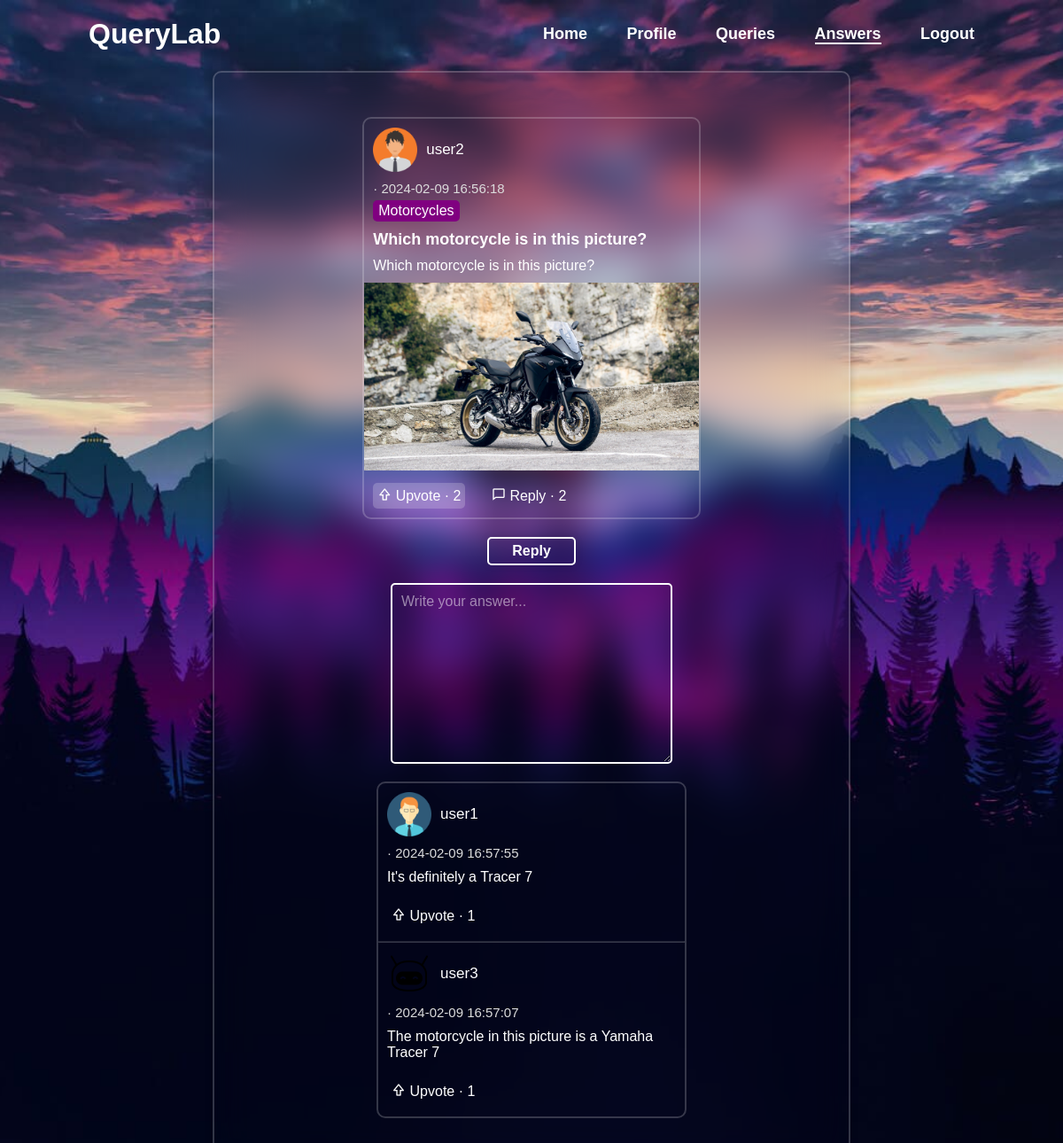
Screenshot of /public/answers/index/4 (signed in) with the database file from the repository.
### tables this page shows
CREATE TABLE `post` (
  `id` int(11) NOT NULL,
  `title` varchar(256) NOT NULL,
  `text` text NOT NULL,
  `image` varchar(256) NOT NULL,
  `date` datetime NOT NULL DEFAULT current_timestamp(),
  `upvote_count` int(11) NOT NULL,
  `reply_count` int(11) NOT NULL,
  `user_id` int(11) NOT NULL
);

CREATE TABLE `user` (
  `id` int(11) NOT NULL,
  `email` varchar(100) NOT NULL,
  `password` varchar(100) NOT NULL,
  `username` varchar(50) NOT NULL,
  `description` text NOT NULL,
  `profile_image` varchar(256) NOT NULL,
  `date_joined` datetime NOT NULL DEFAULT current_timestamp(),
  `credits` int(11) NOT NULL,
  `type` varchar(20) NOT NULL
);

CREATE TABLE `tag` (
  `id` int(11) NOT NULL,
  `name` varchar(50) NOT NULL
);

CREATE TABLE `reply` (
  `id` int(11) NOT NULL,
  `text` text NOT NULL,
  `date` datetime NOT NULL DEFAULT current_timestamp(),
  `upvote_count` int(11) NOT NULL,
  `post_id` int(11) NOT NULL,
  `user_id` int(11) NOT NULL
);

### app/controllers/Answers.php (called while the page is built, shortened)
<?php
class Answers
{
	public function index($post_id = 0)
	{
		$data = [];
		$data['post_data'] = [];
		$data['replies_data'] = [];
		$p = new Post;
		$post = $p->get_post($post_id);
		$tags = $p->get_tags($post_id);
		$up = new PostUpvote;
		$upvote = $up->first(array('user_id' => $_SESSION['USER']->id, 'post_id' => $post_id));
		$upvote = empty($upvote) ? false : true;
		$data['post_data'] = array($post, $tags, $upvote);
		$r = new Reply;
		$replies = $r->get_replies_for_post($post_id);
		if (!empty($replies)) {
			$up = new ReplyUpvote;
			foreach ($replies as $reply) {
				$upvote = $up->first(array('user_id' => $_SESSION['USER']->id, 'reply_id' => $reply->id));
				$upvote = empty($upvote) ? false : true;
				array_push($data['replies_data'], array($reply, $upvote));
			}
		}
		$this->view('replies', $data);
	}
}

### app/core/App.php (called while the page is built, shortened)
<?php
class App
{
	private $method 	= 'index';
	private function splitURL()
	{
		$URL = $_GET['url'] ?? 'home';
		$URL = explode("/", trim($URL,"/"));
		return $URL;
	}
	public function loadController()
	{
		$URL = $this->splitURL();
		$filename = "../app/controllers/".ucfirst($URL[0]).".php";
		if(file_exists($filename))
		{
			unset($URL[0]);
		}else{
			$filename = "../app/controllers/_404.php";
			require $filename;
			$this->controller = "_404";
		}
		$controller = new $this->controller;
		if(!empty($URL[1]))
		{
			if(method_exists($controller, $URL[1]))
			{
				$this->method = $URL[1];
				unset($URL[1]);
			}
		}
		call_user_func_array([$controller,$this->method], $URL);
	}
}

### public/index.php (called while the page is built, shortened)
<?php
$app = new App;
$app->loadController();

### app/core/Database.php (called while the page is built, shortened)
<?php
Trait Database
{
	private function connect()
	{
		$string = "mysql:hostname=".DBHOST.";dbname=".DBNAME;
		$con = new PDO($string,DBUSER,DBPASS);
		return $con;
	}
	public function query($query, $data = [])
	{
		$con = $this->connect();
		$stm = $con->prepare($query);
		$check = $stm->execute($data);
		if($check)
		{
			$result = $stm->fetchAll(PDO::FETCH_OBJ);
			if(is_array($result) && count($result))
			{
				return $result;
			}
		}
		return false;
	}
}

### app/models/Post.php (called while the page is built, shortened)
<?php
class Post
{
    public function get_post($post_id){
        $query = "SELECT post.id, post.title, post.text, post.image, post.date,
        post.upvote_count, post.reply_count, user.id AS user_id, user.username, user.profile_image
        FROM post
        INNER JOIN user ON post.user_id = user.id and post.id = $post_id";
        $result = $this->query($query);
        return $result[0];
    }
    public function get_tags($post_id){
        $query = "SELECT tag.name FROM post INNER JOIN post_tag ON post.id = post_tag.post_id and post.id = $post_id INNER JOIN tag ON post_tag.tag_id = tag.id ORDER BY tag.name ASC";
        $result = $this->query($query);
        return $result;
    }
}

### app/models/Reply.php (called while the page is built, shortened)
<?php
class Reply
{
    public function get_replies_for_post($post_id)
    {
        $query = "SELECT reply.id, reply.text, reply.date, reply.upvote_count, user.id as user_id, user.username, user.profile_image
        FROM reply
        INNER JOIN user ON reply.user_id = user.id and reply.post_id = $post_id
        ORDER BY reply.date DESC";
        $result = $this->query($query);
        return $result;
    }
}

### app/core/Model.php (called while the page is built, shortened)
<?php
Trait Model
{
	protected $limit 		= 10;
	protected $offset 		= 0;
	public function first($data, $data_not = [])
	{
		$keys = array_keys($data);
		$query = "select * from $this->table where ";
		foreach ($keys as $key) {
			$query .= $key . " = :". $key . " && ";
		}
		$query = trim($query," && ");
		$query .= " limit $this->limit offset $this->offset";
		$data = array_merge($data, $data_not);
		$result = $this->query($query, $data);
		if($result)
			return $result[0];
		return false;
	}
}

### app/views/replies.view.php (the view, shortened to what this page needs)
<!doctype html>
<html lang="en">
<head>
    <link href="<?= ROOT ?>/assets/css/style.css" rel="stylesheet">
    <link href="<?= ROOT ?>/assets/css/header.css" rel="stylesheet">
    <link href="<?= ROOT ?>/assets/css/replies.css" rel="stylesheet">
    <link href='https://unpkg.com/boxicons@2.1.4/css/boxicons.min.css' rel='stylesheet'>
</head>
<body class="text-center">
    <?php require($_SERVER["DOCUMENT_ROOT"] . '/QueryLab/app/views/header.view.php') ?>
    <div class="canvas">
        <div class="post">
            <?php
            $post = $post_data[0];
            $tags = $post_data[1];
            $upvoted = $post_data[2];
            ?>
            <div class="user-info">
                <img src="<?= ROOT ?>/assets/images/<?= $post->profile_image ?>" alt="">
                <a class="username" href="<?= ROOT ?>/profile/index/<?= $post->user_id ?>">
                    <?= $post->username ?>
                </a>
            </div>
            <div class="post-info">
                <p class="date"> &middot;
                    <?= $post->date ?>
                </p>
                <div class="tags">
                    <?php foreach ($tags as $tag): ?>
                        <p>
                            <?= $tag->name ?>
                        </p>
                    <?php endforeach; ?>
                </div>
                <p class="title">
                    <?= $post->title ?>
                </p>
                <p class="text">
                    <?= $post->text ?>
                </p>
                <img src="<?= ROOT ?>/assets/images/<?= $post->image ?>" alt="">
            </div>
            <div class="actions">
                <p id="<?= "post_" . $post->id ?>" class="upvote <?= ($upvoted == true) ? 'upvoted' : '' ?>"
                    onclick="update_post_upvote(<?= $post->id ?>, <?= $_SESSION['USER']->id ?>,)">
                    <i class='bx bx-upvote'></i>
                    Upvote &middot;
                    <span class="upvote-count">
                        <?= $post->upvote_count ?>
                    </span>
                </p>
                <a class="reply" href="#">
                    <i class='bx bx-comment'></i>
                    Reply &middot;
                    <?= $post->reply_count ?>
                </a>
            </div>
        </div>
        <form action="<?= ROOT ?>/answers/index" method="post">
            <input type="submit" class="submit-btn" value="Reply">
            <textarea name="text" class="text" id="" cols="30" rows="10" placeholder="Write your answer..."
                required></textarea>
        </form>
        <div class="replies">
            <?php foreach ($replies_data as $key => $reply_data): ?>
                <?php
                $reply = $reply_data[0];
                $upvoted = $reply_data[1];
                ?>
                <div class="reply">
                    <div class="user-info">
                        <img src="<?= ROOT ?>/assets/images/<?= $reply->profile_image ?>" alt="">
                        <a class="username" href="<?= ROOT ?>/profile/index/<?= $reply->user_id ?>">
                            <?= $reply->username ?>
                        </a>
                    </div>
                    <div class="reply-info">
                        <p class="date"> &middot;
                            <?= $reply->date ?>
                        </p>
                        <p class="text">
                            <?= $reply->text ?>
                        </p>
                    </div>
                    <div class="actions">
                        <p id="<?= "reply_" . $reply->id ?>" class="upvote <?= ($upvoted == true) ? 'upvoted' : '' ?>"
                            onclick="update_reply_upvote(<?= $reply->id ?>, <?= $_SESSION['USER']->id ?>,)">
                            <i class='bx bx-upvote'></i>
                            Upvote &middot;
                            <span class="upvote-count">
                                <?= $reply->upvote_count ?>
                            </span>
                        </p>
                    </div>
                </div>
                <?php if ($key != array_key_last($replies_data)): ?>
                    <hr>
                <?php endif; ?>
            <?php endforeach; ?>
        </div>
    </div>
</body>
</html>

### public/assets/css/style.css (style rules this page uses)
* { font-family: sans-serif, Arial, Helvetica; margin: 0; padding: 0; box-sizing: border-box; }
html { margin: 0; padding: 0; width: 100%; height: 100%; }
body { margin: 0; padding: 0; width: 100%; min-height: 100%; background: url('../images/LoginSignup.jpg') no-repeat; background-size: cover; background-position: center; background-attachment: fixed; }
a { text-decoration: none; }

### public/assets/css/replies.css (style rules this page uses)
.canvas { display: flex; align-items: center; flex-direction: column; width: 60%; margin-top: 80px; margin-left: 20%; margin-bottom: 80px; background: transparent; border: 2px solid rgba(255, 255, 255, .2); backdrop-filter: blur(20px); box-shadow: 0 0 10px rgba(0, 0, 0, .2); color: #fff; border-radius: 10px; padding: 30px 40px; }
.canvas .post { width: 60%; border: 2px solid rgba(255, 255, 255, .2); border-radius: 10px; margin-top: 20px; margin-bottom: 20px; }
.canvas .post .user-info { display: flex; align-items: center; padding: 10px; }
.canvas .post .user-info img { width: 50px; height: 50px; margin-right: 10px; border-radius: 10px; }
.canvas .post .user-info .username { font-size: 17px; color: white; }
.canvas .post .post-info .date { margin-left: 10px; color: rgb(220, 220, 220); font-size: 15px; }
.canvas .post .post-info .tags { display: flex; flex-direction: row; align-items: center; margin: 5px 10px 0 10px; }
.canvas .post .post-info .tags p { display: inline-block; padding: 3px 6px; margin-right: 5px; background: purple; border-radius: 5px; }
.canvas .post .post-info .title { margin: 10px 0 0 10px; font-size: 18px; font-weight: 700; color: white; word-wrap: break-word; }
.canvas .post .post-info .text { padding: 10px; font-size: 16px; color: white; word-wrap: break-word; }
.canvas .post .post-info img { width: 100%; }
.canvas .post .actions { padding: 10px; }
.canvas .post .actions .upvote { display: inline-block; margin-right: 20px; color: white; padding: 5px; border-radius: 5px; cursor: pointer; }
.canvas .post .actions .upvoted { background: rgba(255, 255, 255, .2) !important; }
.canvas .post .actions .reply { color: white; padding: 5px; border-radius: 5px; }
.canvas form { display: flex; flex-direction: column; align-items: center; justify-content: center; width: 50%; }
.canvas form ::placeholder { color: rgba(255, 255, 255, .5); opacity: 1; }
.canvas form .submit-btn { min-width: 100px; height: 32px; background: transparent; border: 2px solid white; outline: none; border-radius: 5px; box-shadow: 0 0 10px rgba(0, 0, 0, .1); cursor: pointer; font-size: 16px; color: white; font-weight: 600; transition-duration: .3s; }
.canvas form .text { width: 100%; margin-top: 20px; padding: 10px; font-size: 16px; border: 2px solid white; border-radius: 5px; background: transparent; color: white; }
.canvas .replies { width: 55%; border: 2px solid rgba(255, 255, 255, .2); border-radius: 10px; margin-top: 20px; margin-bottom: 20px; }
.canvas .replies hr { border-color: rgba(255, 255, 255, .2); }
.canvas .reply { width: 100%; }
.canvas .reply .user-info { display: flex; align-items: center; padding: 10px; }
.canvas .reply .user-info img { width: 50px; height: 50px; margin-right: 10px; border-radius: 10px; }
.canvas .reply .user-info .username { font-size: 17px; color: white; }
.canvas .reply .reply-info .date { margin-left: 10px; color: rgb(220, 220, 220); font-size: 15px; }
.canvas .reply .reply-info .text { padding: 10px; font-size: 16px; color: white; word-wrap: break-word; }
.canvas .reply .actions { padding: 10px 10px 14px 10px; }
.canvas .reply .actions .upvote { display: inline-block; margin-right: 20px; color: white; padding: 5px; border-radius: 5px; cursor: pointer; }

### rows the page displays
post: user.profile_image (picture), user.username "user2", date "2024-02-09 16:56:18", title "Which motorcycle is in this picture?", text "Which motorcycle is in this picture?", image (picture), upvote_count "2", reply_count "2"
tag: name "Motorcycles"
user: profile_image (picture), username "user1"
reply: date "2024-02-09 16:57:55", text "It's definitely a Tracer 7", upvote_count "1"
reply: user.profile_image (placeholder picture), user.username "user3", date "2024-02-09 16:57:07", text "The motorcycle in this picture is a Yamaha Tracer 7", upvote_count "1"
